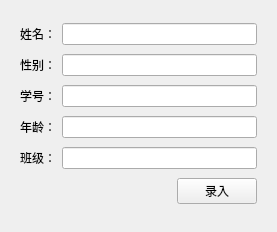
<?xml version="1.0" encoding="UTF-8"?>
<ui version="4.0">
 <class>InformationEntry</class>
 <widget class="QWidget" name="InformationEntry">
  <property name="geometry">
   <rect>
    <x>0</x>
    <y>0</y>
    <width>277</width>
    <height>232</height>
   </rect>
  </property>
  <property name="windowTitle">
   <string>Form</string>
  </property>
  <layout class="QVBoxLayout" name="verticalLayout">
   <item>
    <widget class="QWidget" name="widget" native="true">
     <layout class="QGridLayout" name="gridLayout">
      <item row="0" column="0">
       <layout class="QHBoxLayout" name="horizontalLayout_2">
        <item>
         <widget class="QLabel" name="label">
          <property name="text">
           <string>姓名：</string>
          </property>
         </widget>
        </item>
        <item>
         <widget class="QLineEdit" name="name"/>
        </item>
       </layout>
      </item>
      <item row="1" column="0">
       <layout class="QHBoxLayout" name="horizontalLayout_3">
        <item>
         <widget class="QLabel" name="label_2">
          <property name="text">
           <string>性别：</string>
          </property>
         </widget>
        </item>
        <item>
         <widget class="QLineEdit" name="gender"/>
        </item>
       </layout>
      </item>
      <item row="2" column="0">
       <layout class="QHBoxLayout" name="horizontalLayout_4">
        <item>
         <widget class="QLabel" name="label_4">
          <property name="text">
           <string>学号：</string>
          </property>
         </widget>
        </item>
        <item>
         <widget class="QLineEdit" name="stuNumber"/>
        </item>
       </layout>
      </item>
      <item row="3" column="0">
       <layout class="QHBoxLayout" name="horizontalLayout_5">
        <item>
         <widget class="QLabel" name="label_3">
          <property name="text">
           <string>年龄：</string>
          </property>
         </widget>
        </item>
        <item>
         <widget class="QLineEdit" name="age"/>
        </item>
       </layout>
      </item>
      <item row="4" column="0">
       <layout class="QHBoxLayout" name="horizontalLayout_6">
        <item>
         <widget class="QLabel" name="label_5">
          <property name="text">
           <string>班级：</string>
          </property>
         </widget>
        </item>
        <item>
         <widget class="QLineEdit" name="classes"/>
        </item>
       </layout>
      </item>
      <item row="5" column="0">
       <layout class="QHBoxLayout" name="horizontalLayout">
        <item>
         <spacer name="horizontalSpacer">
          <property name="orientation">
           <enum>Qt::Horizontal</enum>
          </property>
          <property name="sizeHint" stdset="0">
           <size>
            <width>40</width>
            <height>20</height>
           </size>
          </property>
         </spacer>
        </item>
        <item>
         <widget class="QPushButton" name="entering">
          <property name="maximumSize">
           <size>
            <width>16777215</width>
            <height>16777215</height>
           </size>
          </property>
          <property name="layoutDirection">
           <enum>Qt::LeftToRight</enum>
          </property>
          <property name="text">
           <string>录入</string>
          </property>
         </widget>
        </item>
       </layout>
      </item>
     </layout>
    </widget>
   </item>
  </layout>
 </widget>
 <resources/>
 <connections/>
</ui>
